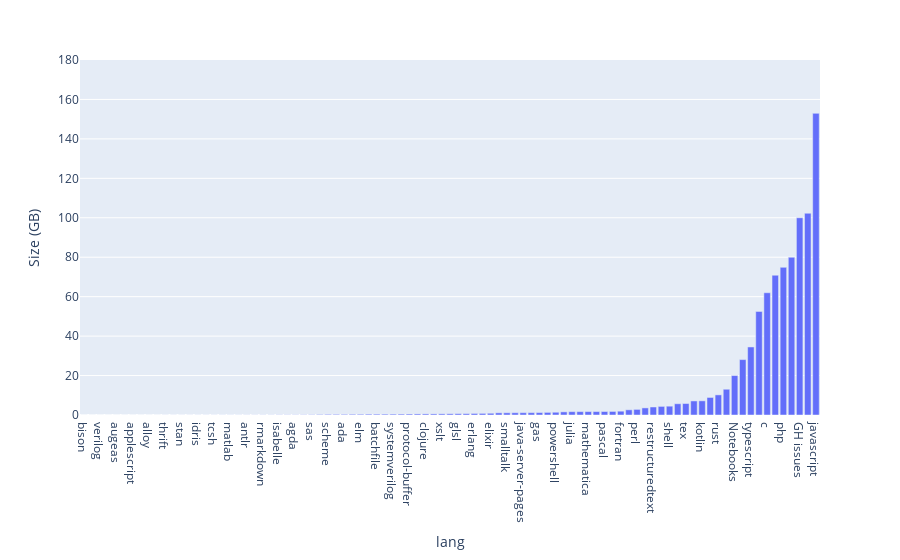

Write notebook code for a chart like this one.
### Code cell
notebooks_row = pandas.DataFrame({'lang':'Notebooks', 'size_after_gb': 20}, index =[0])
issues_row = pandas.DataFrame({'lang':'GH issues', 'size_after_gb': 100}, index =[0])
commits_row = pandas.DataFrame({'lang':'Git commits', 'size_after_gb': 80}, index =[0])

concat_data = pandas.concat([notebooks_row, issues_row, commits_row, included_data])
concat_data = concat_data.sort_values('size_after_gb')
fig = px.bar(concat_data, x="lang", y="size_after_gb", labels={'size_after_gb': 'Size (GB)'})
fig.update_layout(yaxis_range=[0,180])
fig.show()

### Figure 1 — Plotly figure (JSON) as saved in the notebook; plotly's stock layout.template omitted (floating-point values rounded to 4 significant figures)
{"data": [{"alignmentgroup": "True", "hovertemplate": "lang=%{x}<br>Size (GB)=%{y}<extra></extra>", "legendgroup": "", "marker": {"color": "#636efa"}, "name": "", "offsetgroup": "", "orientation": "v", "showlegend": false, "textposition": "auto", "type": "bar", "x": ["bison", "d", "verilog", "self", "augeas", "prolog", "applescript", "literate-coffeescript", "alloy", "literate-agda", "thrift", "cobol", "stan", "maple", "idris", "awk", "tcsh", "bluespec", "matlab", "racket", "antlr", "sparql", "rmarkdown", "literate-haskell", "isabelle", "lex", "agda", "lean", "sas", "processing", "scheme", "r", "ada", "viml", "elm", "stata", "batchfile", "tcl", "systemverilog", "emacs-lisp", "protocol-buffer", "standard-ml", "clojure", "cmake", "xslt", "cuda", "glsl", "dockerfile", "erlang", "coffeescript", "elixir", "groovy", "smalltalk", "vhdl", "java-server-pages", "ocaml", "gas", "solidity", "powershell", "visual-basic", "julia", "assembly", "mathematica", "common-lisp", "pascal", "makefile", "fortran", "haskell", "perl", "lua", "restructuredtext", "dart", "shell", "scala", "tex", "swift", "kotlin", "ruby", "rust", "sql", "Notebooks", "go", "typescript", "c-sharp", "c", "python", "php", "Git commits", "GH issues", "java", "javascript"], "xaxis": "x", "y": [0, 0, 0, 0, 0, 0.01, 0.01, 0.01, 0.01, 0.01, 0.02, 0.02, 0.02, 0.02, 0.03, 0.03, 0.03, 0.04, 0.04, 0.04, 0.05, 0.05, 0.06, 0.06, 0.09, 0.09, 0.09, 0.11, 0.14, 0.26, 0.32, 0.32, 0.32, 0.36, 0.37, 0.42, 0.42, 0.43, 0.44, 0.46, 0.49, 0.54, 0.56, 0.56, 0.59, 0.62, 0.67, 0.68, 0.78, 0.81, 0.88, 1.1, 1.12, 1.15, 1.17, 1.19, 1.23, 1.32, 1.4, 1.59, 1.69, 1.71, 1.73, 1.74, 1.77, 1.8, 1.93, 2.63, 2.84, 3.6, 4.06, 4.36, 4.47, 5.71, 5.82, 7.13, 7.19, 8.9, 10.2, 13.06, 20, 28.09, 34.5, 52.5, 61.99, 70.87, 74.87, 80, 100, 102.3, 152.9], "yaxis": "y"}], "layout": {"barmode": "relative", "legend": {"tracegroupgap": 0}, "margin": {"t": 60}, "xaxis": {"anchor": "y", "domain": [0, 1], "title": {"text": "lang"}}, "yaxis": {"anchor": "x", "domain": [0, 1], "range": [0, 180], "title": {"text": "Size (GB)"}}}}
